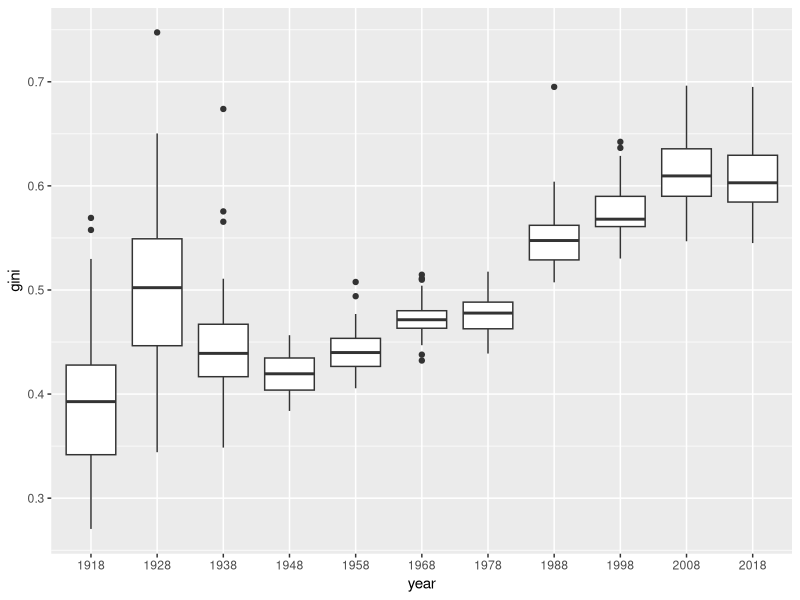
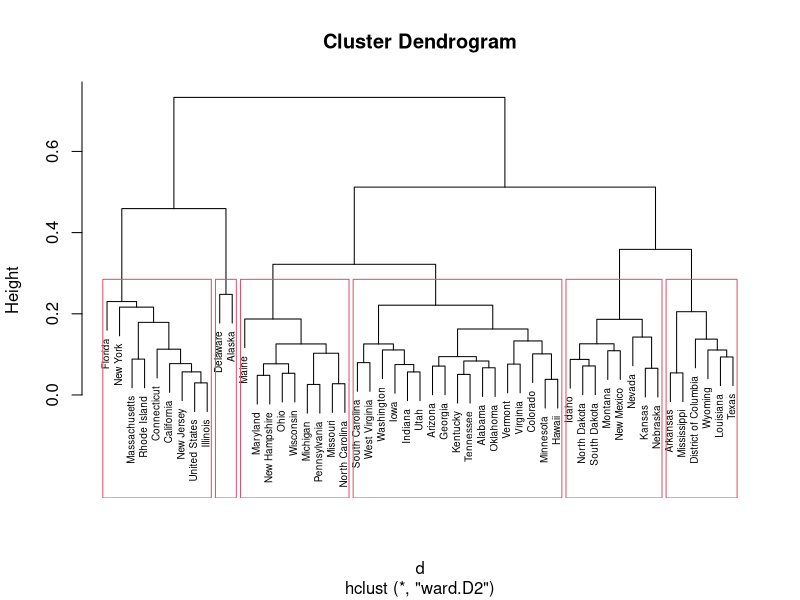
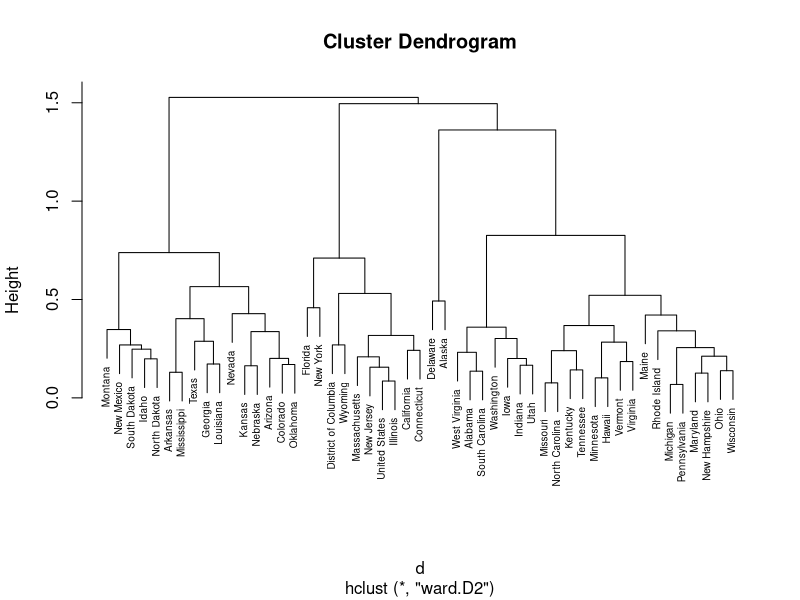

Recreate these plots in R, in order.
## ---- chunk 1
knitr::opts_chunk$set(echo = FALSE, message = FALSE, warning = FALSE)
## ---- chunk 2
library(tidyverse)
library(MASS)
## ---- chunk 3
df <- read_csv("Inequality_data.csv")
## ---- chunk 4
summary(df)
## ---- chunk 5
df %>% pivot_longer(cols = -State, names_to = "year", values_to = "gini") %>% 
  filter(gini != 1000) %>% 
  ggplot(aes(x = year, y = gini)) +
  geom_boxplot() 
## ---- chunk 6
boxplot.stats(df$`1938`)$out -> outliers
df[which(df$`1938` %in% c(outliers)),]
## ---- chunk 7
df %>% #pivot_longer(cols = -State, names_to = "year", values_to = "gini") %>% 
  filter(`1968` != 1000) %>% 
  column_to_rownames(var = "State") %>% 
  # pivot_wider(names_from = year,
  #             values_from = gini) %>% 
    dist(method = 'euclidean')->d #compute distance matrix 
hclust(d,method='ward.D2')->hcl
hcl %>%  plot(cex = 0.6)
hcl %>% rect.hclust(k = 6)
## ---- chunk 8
boxplot.stats(df$`1988`)$out -> outliers88
df[which(df$`1988` %in% c(outliers88)),]
## ---- chunk 9
df %>% #pivot_longer(cols = -State, names_to = "year", values_to = "gini") %>% 
  filter(`1968` != 1000) %>% 
  column_to_rownames(var = "State") %>% 
  # pivot_wider(names_from = year,
  #             values_from = gini) %>% 
    dist(method = 'manhattan')->d #compute distance matrix 
hclust(d,method='ward.D2')->hclman
hclman %>%  plot(cex = 0.6)
## ---- chunk 10
library(mclust) 
hclman %>% cutree(k = 4) -> memb_man
hcl %>% cutree(k = 4) -> memb_eu
adjustedRandIndex(memb_eu,memb_man)
